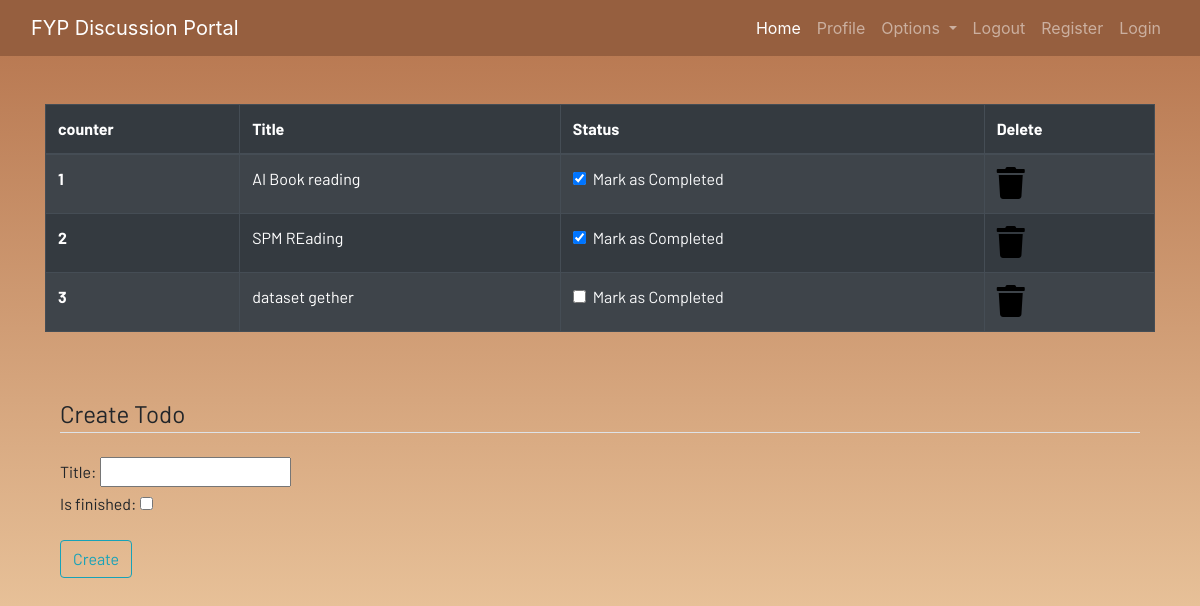
The app's page /todo (signed in) with its own data.
### dashboard/models.py (models this page shows)
class Todo(models.Model):
    user=models.ForeignKey(User,on_delete=models.CASCADE)
    title=models.CharField(max_length=200)
    is_finished=models.BooleanField(default=False)

### dashboard/views.py (the view)
# urls.py: path('todo',views.todo, name="todo"),
def todo(request):
    if request.method == 'POST':
        form =TodoForm(request.POST)
        if form.is_valid():
            try:
                finished=request.POST["is_finished"]
                if finished =='on':
                    finished =True
                else:
                    finished=False
            except:
                    finished=False
            todos=Todo(
                    user=request.user,
                    title=request.POST['title'],
                    is_finished=finished
                )
            todos.save()
            messages.success(request,f"Todo added from {request.user.username} successfully")
    else:
        form=TodoForm()
    todo=Todo.objects.filter(user=request.user)
    if len(todo)== 0:
        todos_done=True
    else:
        todos_done=False
    context={
        'form':form,
        'todos':todo,
        'todos_done':todos_done
    }
    return render(request,'dashboard/todo.html',context)

### dashboard/forms.py
class TodoForm(forms.ModelForm):
    class Meta:
        model=Todo
        fields=['title','is_finished']

### dashboard/templates/dashboard/todo.html (shortened to what this page needs)
{% extends 'dashboard/base.html' %} {% load static %} {% block content %}
<div class="container">
  {% if not todos_done %}
  <table class="table table-striped table-bordered table-hover table-dark">
    <thead>
      <tr>
        <th scope="col">counter</th>
        <th scope="col">Title</th>
        <th scope="col">Status</th>
        <th scope="col">Delete</th>
      </tr>
    </thead>
    <tbody>
      {% for todo in todos %}
      <tr>
        <th scope="row">{{forloop.counter}}</th>
        <td>{{todo.title}}</td>
        <td>
          <a href="{% url 'update_todo' todo.id %}">
            <div class="form-check">
              {% if todo.is_finished == True %}
              <input
                class="form-check-input"
                type="checkbox"
                value=""
                checked
              />
              {% else %}
              <input class="form-check-input" type="checkbox" value="" />
              {% endif %}
              <label class="form-check-label text-light" for="flexCheckDefault">
                Mark as Completed
              </label>
            </div>
          </a>
        </td>
        <td>
          <a href="{% url "delete_todo" todo.id %}"><i class="fa fa-trash fa-2x"></i></a>
        </td>
      </tr>
      {% endfor %}
    </tbody>
  </table>
  {% else %}
  <h4>All tasks have been done!! create to add more</h4>
</div>
{% endif %}
<br /><br />
<div class="container">
  <form method="POST">
    <fieldset class="form-group">
      <legend class="border-bottom mb-4">Create Todo</legend>
      {{form}}
    </fieldset>
    <div class="form-group">
      <button href="" class="btn btn-outline-info" type="submit">Create</button>
    </div>
  </form>
</div>
{% endblock content %}

### static/css/main.css (style rules this page uses)
html { scroll-behavior: smooth; height: 100%; width: 100%; }
a { text-decoration: none !important; color: black; }
html, body { max-width: 100%; overflow-x: hidden; height: 100%; width: 100%; }
body { background: linear-gradient(to bottom, #b5734c 0%, #f7d9b0 100%); overflow-x: hidden; background-repeat: no-repeat; }
.fa { color: black; }

### records on screen
Todo: title "AI Book reading"
Todo: title "SPM REading"
Todo: title "dataset gether"
